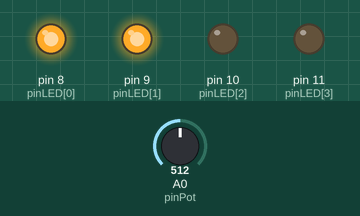
Recording of a sketch running on a simulated Arduino Uno, built with avr-gcc and run on an emulated ATmega328P. Shown: output pins drawn as LEDs (lit = HIGH). Inputs (shaded band) come from the test bench; at power-on: A0 (pinPot) = 512.

Above: at 1.2 s.
1.3 s: A0 (pinPot) set to 257
2.8 s: A0 (pinPot) set to 239
At 3.9 s:
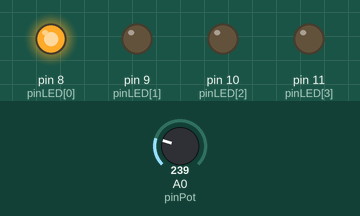
4.3 s: A0 (pinPot) set to 260
At 5.1 s:
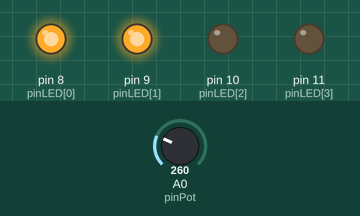
5.8 s: A0 (pinPot) set to 241
At 6.3 s:
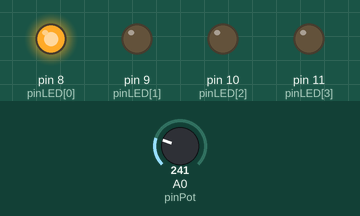
Timing chart, 0 to 8.3 s (numbered marks = the images above; inputs shaded):
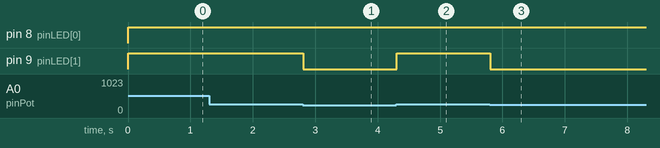

The sketch:

nomor4.ino
```cpp
const int pinLED[] = {8, 9, 10, 11};
const int pinPot = A0;
void setup() {
  Serial.begin(9600);
  pinMode(pinPot, INPUT);
  for(int i=0; i<4; i++){
    pinMode(pinLED[i], OUTPUT);
  }
}
void loop() {
  nyala(analogRead(pinPot));
}
void nyala(int analogIndex){
  if(analogIndex < 251){
    ledConfig(HIGH, LOW, LOW, LOW);
  }
  else if(250 < analogIndex < 501){
    ledConfig(HIGH, HIGH, LOW, LOW);
  }
  else if(500 < analogIndex < 751){
    ledConfig(HIGH, HIGH, HIGH, LOW);
  }
  else if(analogIndex > 750){
    ledConfig(HIGH, HIGH, HIGH, HIGH);
  }
}
void ledConfig(bool log0, bool log1, bool log2, bool log3){
  digitalWrite(pinLED[0], log0);
  digitalWrite(pinLED[1], log1);
  digitalWrite(pinLED[2], log2);
  digitalWrite(pinLED[3], log3);
  delay(100);
}
```

Measured:
- the behaviour switches between 251 and 250 on A0 (pinPot) (found by bisection; images 0 and 1)
- after the input at 1.3 s, every drawn part: stays the same
- after the input at 2.8 s, pin 9 (pinLED[1]): HIGH → LOW at once
- after the input at 4.3 s, pin 9 (pinLED[1]): LOW → HIGH at once
- after the input at 5.8 s, pin 9 (pinLED[1]): HIGH → LOW at once
